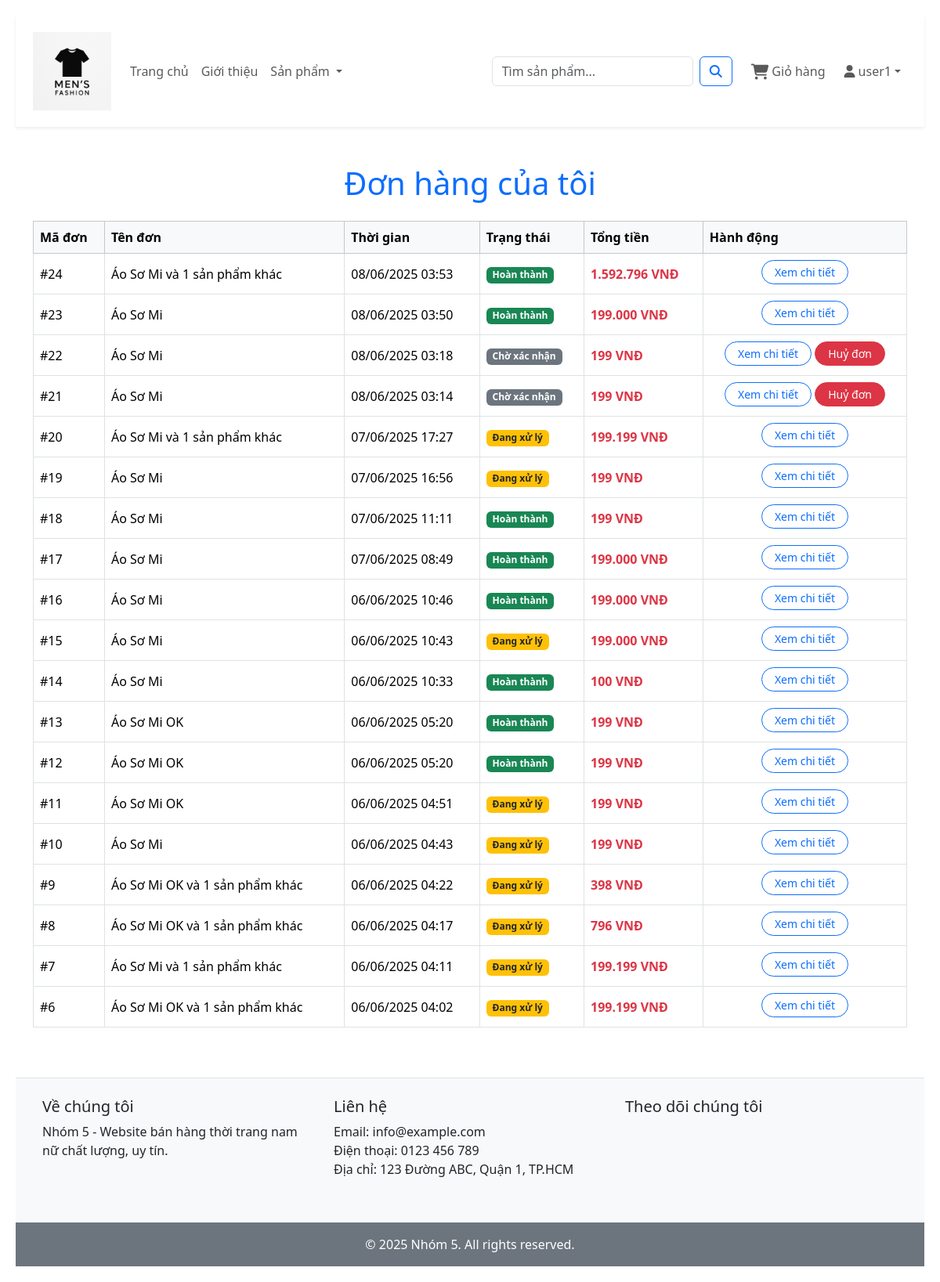
/?ctl=my-orders (signed in), run on the app's committed database.
### tables this page shows
CREATE TABLE `orders` (
  `id` int NOT NULL,
  `user_id` int NOT NULL,
  `status` tinyint NOT NULL,
  `payment_method` varchar(50) NOT NULL,
  `total_price` decimal(10,2) NOT NULL,
  `created_at` timestamp NOT NULL DEFAULT CURRENT_TIMESTAMP
);

CREATE TABLE `product` (
  `id` int NOT NULL,
  `name` varchar(255) NOT NULL,
  `image` varchar(255) DEFAULT NULL,
  `price` decimal(10,2) NOT NULL,
  `quantity` int NOT NULL DEFAULT '1',
  `description` varchar(255) DEFAULT NULL,
  `content` text,
  `status` tinyint NOT NULL DEFAULT '1' COMMENT 'status : trang thai kinh doanh . 1 : dang kinh doanh , 0 : ngưng kinh doanh',
  `category_id` int NOT NULL
);

### commom/function.php (called while the page is built, shortened)
<?php
function view($path_view, $data=[]){
    extract($data);
$path_view = str_replace(".","/",$path_view);
include_once ROOT_DIR ."/views/$path_view.php";
}

### controllers/OrderController.php (called while the page is built, shortened)
<?php
class OrderController {
public function myOrders() {
    $user_id = $_SESSION['user']['id'];
    $orders = (new Order)->getByUser($user_id);
    return view('clients.cart.orders', compact('orders'));
}
}

### index.php (called while the page is built, shortened)
<?php
require_once __DIR__ . "/commom/function.php";
require_once __DIR__ . "/models/BaseModel.php";
require_once __DIR__ . "/models/Order.php";
require_once __DIR__ . "/controllers/OrderController.php";
$ctl = $_GET['ctl'] ?? '';
match($ctl) {
    '' => (new HomeController)->index(),
    'all-products' => (new HomeController)->allProducts(),
    'category' => (new ProductController)->list(),
    'detail' => (new ProductController)->show(),
    'register' => (new AuthController)->register(),
    'login' => (new AuthController)->login(),
    'logout' => (new AuthController)->logout(),
    'add-cart' => (new CartController)->addToCart(),
    'view-cart' => (new CartController)->viewCart(),
    'update-cart' => (new CartController)->updateCart(),
    'delete-cart' => (new CartController)->deleteCart(),
    'view-checkout' => (new CartController)->viewCheckout(),
    'checkout' => (new CartController)->checkOut(),
    'success' => (new CartController)->success(),
    'my-orders' => (new OrderController)->myOrders(),
    'order-detail' => (new OrderController)->orderDetail(),
    'confirm-order' => (new OrderController)->confirmOrder(),
    'confirm-delete-order' => (new OrderController)->confirmDeleteOrder(),
    default => (new HomeController)->index(),
};

### models/BaseModel.php (called while the page is built, shortened)
<?php
class BaseModel {
    public function __construct()
{
    try{
        $this->conn = new PDO("mysql:host=" . HOST . ";dbname=". DBNAME .";charset=utf8;port=" .
         PORT , USERNAME, PASSWORD );
    }catch(PDOException $e){
        echo "Lỗi kết nối cơ sở dữ liệu :" . $e->getMessage();
    }
}
}

### models/Order.php (called while the page is built, shortened)
<?php
class Order extends BaseModel
{
    public function getByUser($user_id)
    {
        $sql = "SELECT * FROM orders WHERE user_id = :user_id ORDER BY created_at DESC";
        $stmt = $this->conn->prepare($sql);
        $stmt->execute(['user_id' => $user_id]);
        return $stmt->fetchAll(PDO::FETCH_ASSOC);
    }
    public function getOrderDetails($order_id)
    {
        $sql = "SELECT od.*, p.name, p.image
                FROM order_details od
                JOIN product p ON od.product_id = p.id
                WHERE od.order_id = :order_id";
        $stmt = $this->conn->prepare($sql);
        $stmt->execute(['order_id' => $order_id]);
        return $stmt->fetchAll(PDO::FETCH_ASSOC);
    }
}

### views/clients/cart/orders.php (the view, shortened to what this page needs)
<?php include_once ROOT_DIR . "views/clients/header.php"; ?>
<main class="container my-5">
    <h1 class="mb-4 text-center text-primary">Đơn hàng của tôi</h1>
    <div class="table-responsive">
        <table class="table table-bordered align-middle">
            <thead class="table-light">
                <tr>
                    <th>Mã đơn</th>
                    <th>Tên đơn</th>
                    <th>Thời gian</th>
                    <th>Trạng thái</th>
                    <th>Tổng tiền</th>
                    <th>Hành động</th>
                </tr>
            </thead>
            <tbody>
                <?php if (empty($orders)): ?>
                    <tr>
                        <td colspan="6" class="text-center text-muted">Bạn chưa có đơn hàng nào.</td>
                    </tr>
                <?php else: ?>
                    <?php foreach ($orders as $order): ?>
                        <?php
                        $orderDetails = (new Order)->getOrderDetails($order['id']);
                        $firstProduct = $orderDetails[0]['name'] ?? 'Đơn hàng';
                        $more = count($orderDetails) > 1 ? ' và ' . (count($orderDetails) - 1) . ' sản phẩm khác' : '';
                        ?>
                        <tr>
                            <td>#<?= $order['id'] ?></td>
                            <td><?= htmlspecialchars($firstProduct . $more) ?></td>
                            <td><?= date('d/m/Y H:i', strtotime($order['created_at'] ?? $order['date'] ?? '')) ?></td>
                            <td>
                                <?php
                                switch ($order['status']) {
                                    case 0:
                                        echo '<span class="badge bg-secondary">Chờ xác nhận</span>';
                                        break;
                                    case 1:
                                        echo '<span class="badge bg-warning text-dark">Đang xử lý</span>';
                                        break;
                                    case 3:
                                        echo '<span class="badge bg-success">Hoàn thành</span>';
                                        break;
                                }
                                ?>
                            </td>
                            <td class="text-danger fw-bold"><?= number_format($order['total_price'], 0, ',', '.') ?> VNĐ</td>
                            <td class="text-center">
                                <a href="<?= ROOT_URL ?>?ctl=order-detail&id=<?= $order['id'] ?>"
                                    class="btn btn-outline-primary btn-sm mb-1 rounded-pill px-3">
                                    <i class="bi bi-eye"></i> Xem chi tiết
                                </a>
                                <?php if ($order['status'] == 0): ?>
                                    <form method="post" action="<?= ROOT_URL ?>?ctl=confirm-delete-order" class="d-inline">
                                        <button type="submit" class="btn btn-danger btn-sm mb-1 rounded-pill px-3"
                                            onclick="return confirm('Bạn chắc chắn huỷ đơn hàng?')">
                                            <i class="bi bi-check-circle"></i> Huỷ đơn
                                        </button>
                                    </form>
                                <?php endif; ?>
                            </td>
                        </tr>
                    <?php endforeach; ?>
                <?php endif; ?>
            </tbody>
        </table>
    </div>
</main>
<?php include_once ROOT_DIR . "views/clients/footer.php"; ?>

### css/style.css (style rules this page uses)
.container { max-width: 1200px; margin: auto; }
body { font-family: Arial, sans-serif; line-height: 1.6; margin: 0; padding: 20px; background: #fff; }
body { font-family: 'Segoe UI', sans-serif; background: #f8f8f8; margin: 0; padding: 20px; }
h1 { font-size: 32px; margin-bottom: 30px; }
table { width: 100%; border-collapse: collapse; margin-bottom: 30px; }
thead th { background-color: #cce0ff; padding: 12px; text-align: left; }
tbody td { padding: 12px; border-bottom: 1px solid #eee; }
body { font-family: 'Segoe UI', sans-serif; margin: 0; padding: 20px; background-color: #f7f7f7; }

### data on the page
orders: id "24", product.name "Áo Sơ Mi và 1 sản phẩm khác", created_at "08/06/2025 03:53", status "Hoàn thành", total_price "1.592.796"
orders: id "23", product.name "Áo Sơ Mi", created_at "08/06/2025 03:50", status "Hoàn thành", total_price "199.000"
orders: id "22", product.name "Áo Sơ Mi", created_at "08/06/2025 03:18", status "Chờ xác nhận", total_price "199"
orders: id "21", product.name "Áo Sơ Mi", created_at "08/06/2025 03:14", status "Chờ xác nhận", total_price "199"
orders: id "20", product.name "Áo Sơ Mi và 1 sản phẩm khác", created_at "07/06/2025 17:27", status "Đang xử lý", total_price "199.199"
orders: id "19", product.name "Áo Sơ Mi", created_at "07/06/2025 16:56", status "Đang xử lý", total_price "199"
orders: id "18", product.name "Áo Sơ Mi", created_at "07/06/2025 11:11", status "Hoàn thành", total_price "199"
orders: id "17", product.name "Áo Sơ Mi", created_at "07/06/2025 08:49", status "Hoàn thành", total_price "199.000"
orders: id "16", product.name "Áo Sơ Mi", created_at "06/06/2025 10:46", status "Hoàn thành", total_price "199.000"
orders: id "15", product.name "Áo Sơ Mi", created_at "06/06/2025 10:43", status "Đang xử lý", total_price "199.000"
orders: id "14", product.name "Áo Sơ Mi", created_at "06/06/2025 10:33", status "Hoàn thành", total_price "100"
orders: id "13", product.name "Áo Sơ Mi OK", created_at "06/06/2025 05:20", status "Hoàn thành", total_price "199"
orders: id "12", product.name "Áo Sơ Mi OK", created_at "06/06/2025 05:20", status "Hoàn thành", total_price "199"
orders: id "11", product.name "Áo Sơ Mi OK", created_at "06/06/2025 04:51", status "Đang xử lý", total_price "199"
orders: id "10", product.name "Áo Sơ Mi", created_at "06/06/2025 04:43", status "Đang xử lý", total_price "199"
orders: id "9", product.name "Áo Sơ Mi OK và 1 sản phẩm khác", created_at "06/06/2025 04:22", status "Đang xử lý", total_price "398"
orders: id "8", product.name "Áo Sơ Mi OK và 1 sản phẩm khác", created_at "06/06/2025 04:17", status "Đang xử lý", total_price "796"
orders: id "7", product.name "Áo Sơ Mi và 1 sản phẩm khác", created_at "06/06/2025 04:11", status "Đang xử lý", total_price "199.199"
orders: id "6", product.name "Áo Sơ Mi OK và 1 sản phẩm khác", created_at "06/06/2025 04:02", status "Đang xử lý", total_price "199.199"

### other printed values
$_SESSION['user']['fullname'] "user1"
